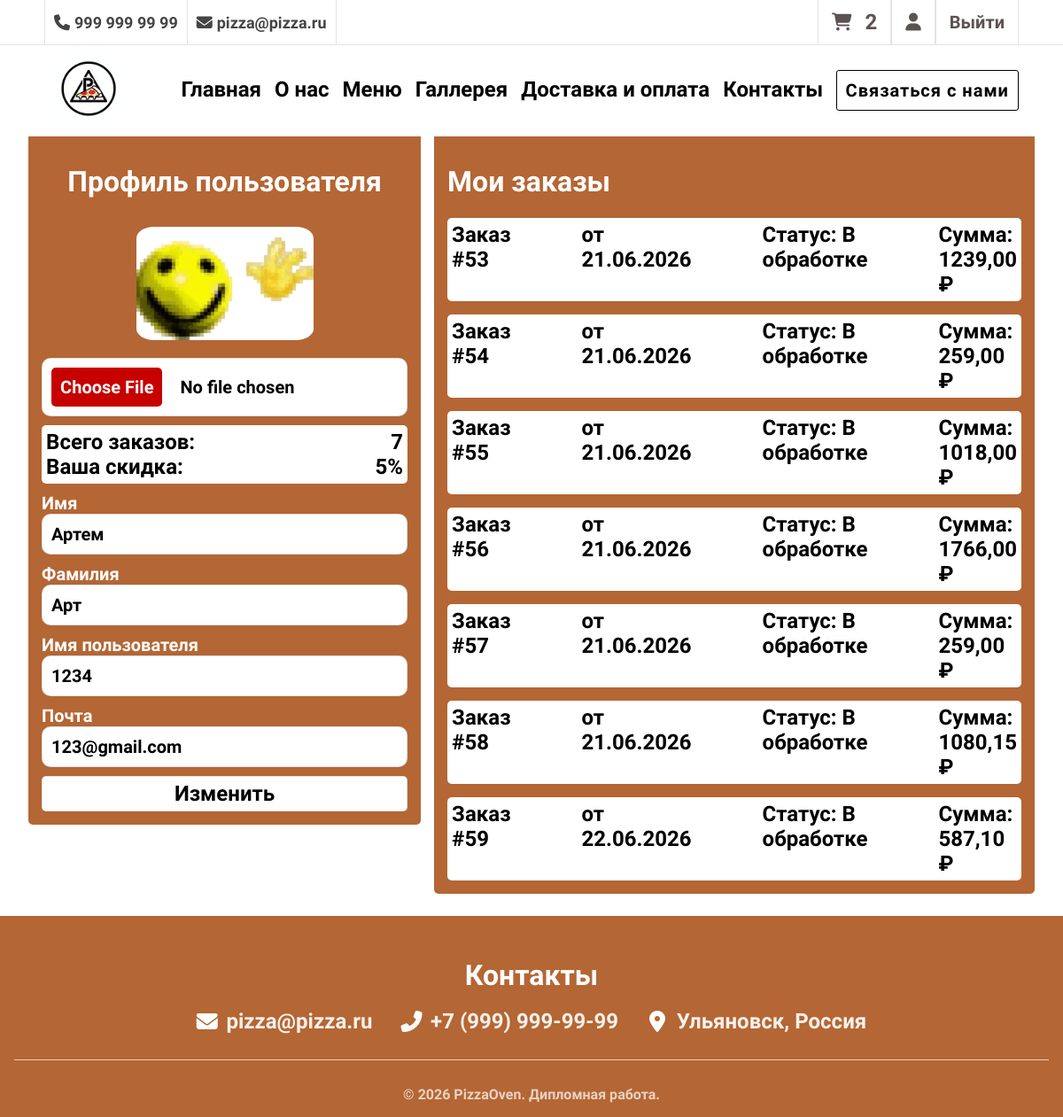
Page /user/profile/ (signed in) on the committed database.
### users/models.py (models this page shows, shortened)
class User(AbstractUser):
    phone_number = models.CharField(max_length=15, blank=True, null=True, verbose_name="Телефон")
    image = models.ImageField(upload_to='users_images', blank=True, null=True, verbose_name="Аватар")
    orders_count = models.PositiveIntegerField(default=0)
    class Meta:
        verbose_name = "Пользователь"
        verbose_name_plural = "Пользователи"
    def get_discount(self):
        if self.orders_count >= 30:
            return 15
        elif self.orders_count >= 15:
            return 10
        elif self.orders_count >= 5:
            return 5
        return 0

### orders/models.py (models this page shows, shortened)
class Order(models.Model):
    class Status(models.TextChoices):
        PROCESSING = 'processing', 'В обработке'
        DELIVERED = 'delivered', 'Доставлен'
        CANCELLED = 'cancelled', 'Отменён'
    class PaymentMethod(models.TextChoices):
        CASH = 'cash', 'Наличными при получении'
        CARD = 'card', 'Картой при получении'
    user = models.ForeignKey(to=User, on_delete=models.CASCADE, verbose_name="Пользователь")
    created_at = models.DateTimeField(auto_now_add=True, verbose_name="Дата создания")
    updated_at = models.DateTimeField(auto_now=True, verbose_name="Дата обновления")
    total_price = models.DecimalField(max_digits=10, decimal_places=2, default=0, verbose_name="Общая сумма")
    status = models.CharField(
    max_length=20,
    choices=Status.choices,
    default=Status.PROCESSING,
    verbose_name="Статус",
    )
    payment_method = models.CharField(
        max_length=20,
        choices=PaymentMethod.choices,
        default=PaymentMethod.CASH,
        verbose_name="Способ оплаты"
    )
    address = models.CharField(max_length=255, verbose_name="Адрес доставки")
    phone = models.CharField(max_length=20, verbose_name="Телефон")
    comment = models.TextField(blank=True, verbose_name="Комментарий к заказу")
    class Meta:
        db_table = "order"
        verbose_name = "Заказ"
        verbose_name_plural = "Заказы"

### users/views.py (the view)
# urls.py: path('profile/', views.profile, name='profile'),
@login_required
def profile(request):
    if request.method == "POST":
        form = ProfileForm(data=request.POST, instance=request.user, files=request.FILES)
        if form.is_valid():
            form.save()
            messages.success(request, f"{request.user.username}, Информация обновлена")
            return HttpResponseRedirect(reverse('profile'))
    else:
        form = ProfileForm(instance=request.user)
    orders = Order.objects.filter(user=request.user)
    context = {
        'form': form,
        'orders': orders
    }
    return render(request, "users/profile.html", context)

### users/forms.py
class ProfileForm(UserChangeForm):
    class Meta:
        model = User
        fields = (
            "image",
            "first_name",
            "last_name",
            "username",
            "email",
        )
    image = forms.ImageField()
    first_name = forms.CharField()
    last_name = forms.CharField()
    username = forms.CharField()
    email = forms.CharField()

### carts/context_processors.py (called while the page is built)
def cart_total_quantity(request):
    total_quantity = 0
    if request.user.is_authenticated:
        carts = Cart.objects.filter(user=request.user)
        total_quantity = sum(cart.quantity for cart in carts)
    else:
        session_key = request.session.session_key
        if session_key:
            carts = Cart.objects.filter(session_key=session_key)
            total_quantity = sum(cart.quantity for cart in carts)
    return {'cart_total_quantity': total_quantity}

### users/templates/users/profile.html (shortened to what this page needs)
{% extends 'main/base.html' %}
{% load static %}
{% block head %}
<link rel="stylesheet" href="{% static 'users/css/profile.css' %}" />
{%endblock %}
{% block main %}
<div class="profile-wrapper">
  <div class="form-wrapper">
    <form action="{% url 'profile' %}" method="post" enctype="multipart/form-data">
      <div class="form-items">
        <h1>Профиль пользователя</h1>
        {% if user.image %}
        <img class="avatar-img" src="{{ user.image.url }}" alt="Аватар">
        {% endif %}
        <div class="input-item">
          <input type="file" id="id_image" name="image" accept="image/*" />
        </div>
        <div class="loyal-wrapper">
          <p class="loyal-item">Всего заказов: <span>{{ user.orders_count }}</span></p>
          <p class="loyal-item">Ваша скидка: <span>{{ user.get_discount }}%</span></p>
        </div>
        <div class="input-item">
          <label for="id_first_name">Имя</label>
          <input type="text" id="id_first_name" name="first_name" value="{{ form.first_name.value }}"
            placeholder="Введите ваше имя" />
        </div>
        <div class="input-item">
          <label for="id_last_name">Фамилия</label>
          <input type="text" id="id_last_name" name="last_name" value="{{ form.last_name.value }}"
            placeholder="Введите вашу фамилию" />
        </div>
        <div class="input-item">
          <label for="id_username">Имя пользователя</label>
          <input type="text" id="id_username" name="username" value="{{ form.username.value }}"
            placeholder="Введите ваше имя пользователя" />
        </div>
        <div class="input-item">
          <label for="id_email">Почта</label>
          <input type="email" id="id_email" name="email" value="{{ form.email.value }}"
            placeholder="Введите вашу почту" />
        </div>
        <button type="submit" class="user-change-button">Изменить</button>
      </div>
    </form>
  </div>
  <div class="orders-wrapper">{% include 'orders/order_list.html' %}</div>
</div>
{% endblock %}

### orders/templates/orders/order_list.html (shortened to what this page needs)
{% load static %}
<div class="order-list-wrapper">
    <h1>Мои заказы</h1>
    {% if orders %}
    <div class="orders-wrapper">
        {% for order in orders %}
        <div class="order-card">
            <a href="#" class="order-link">
                <strong>Заказ #{{ order.id }}</strong>
                <div>от {{ order.created_at|date:"d.m.Y" }}</div>
                <div>Статус: {{ order.get_status_display }}</div>
                <div>Сумма: {{ order.total_price }} ₽</div>
            </a>
        </div>
        {% endfor %}
    </div>
    {% else %}
    <p class="orders-empty">У вас пока нет заказов.</p>
    {% endif %}
</div>

### main/static/main/css/base.css (style rules this page uses)
:root { --header-border-color: rgba(0, 0, 0, 0.11); --font-family-alumni: "Alumni Sans Pinstripe", sans-serif; --margin-inline: 250px; --button-transitions: 0.3s; --main-color: rgb(158, 5, 5); ; --second-color: #b46634; }
html, body { margin: 0; padding: 0; font-family: var(--font-family-alumni); font-weight: bold; padding-top: 75px; }
button { font-family: var(--font-family-alumni); font-weight: bold; font-size: 18px; }
@media (max-width: 1680px) { :root { --margin-inline: 50px; } }

### users/static/users/css/profile.css (style rules this page uses)
.profile-wrapper { display: flex; justify-content: center; margin-inline: 50px; gap:15px; padding-bottom: 25px; }
.form-wrapper { display: flex; justify-content: center; }
.form-items { display: flex; flex-direction: column; gap:10px; background-color: var(--second-color); padding: 15px; border-radius: 5px; }
.form-items h1 { align-self: center; color:white; }
.avatar-img { align-self: center; width: 200px; border-radius: 10%; background-color: white; margin-bottom: 10px; }
.input-item { display: flex; flex-direction: column; font-size: 20px; color:white; }
.input-item input { padding: 10px; background-color: white; border: 1px solid var(--header-border-color); font-size: 20px; border-radius: 10px; font-family: var(--font-family-alumni); font-weight: bold; }
input[type="file"] { color:black; }
.user-change-button { padding: 5px 0px; background-color: white; border: 1px solid var(--header-border-color); border-radius: 5px; transition: var(--button-transitions); font-family: var(--font-family-alumni); font-weight: bold; font-size: 24px; }
.loyal-wrapper { background-color: white; border-radius: 5px; padding: 5px; }
.loyal-item { color:black; display: flex; justify-content: space-between; flex-wrap: wrap; font-size: 24px; margin: 0; padding: 0; }
.order-list-wrapper { background-color: var(--second-color); color:white; padding: 15px; border-radius: 5px; }
.order-card a { color:black; text-decoration: none; font-size: 24px; display: flex; justify-content: space-between; gap:80px; background-color: white; padding: 5px; border-radius: 5px; }
.orders-wrapper { display: flex; flex-direction: column; gap:15px; }

### rows in the picture
User: image (picture), orders_count "7", get_discount "5", first_name "Артем", last_name "Арт", username "1234", email "123@gmail.com"
Order: id "53", created_at "21.06.2026", status "В обработке", total_price "1239,00"
Order: id "54", created_at "21.06.2026", status "В обработке", total_price "259,00"
Order: id "55", created_at "21.06.2026", status "В обработке", total_price "1018,00"
Order: id "56", created_at "21.06.2026", status "В обработке", total_price "1766,00"
Order: id "57", created_at "21.06.2026", status "В обработке", total_price "259,00"
Order: id "58", created_at "21.06.2026", status "В обработке", total_price "1080,15"
Order: id "59", created_at "22.06.2026", status "В обработке", total_price "587,10"

### other values in the picture
{{ cart_total_quantity }} "2"
